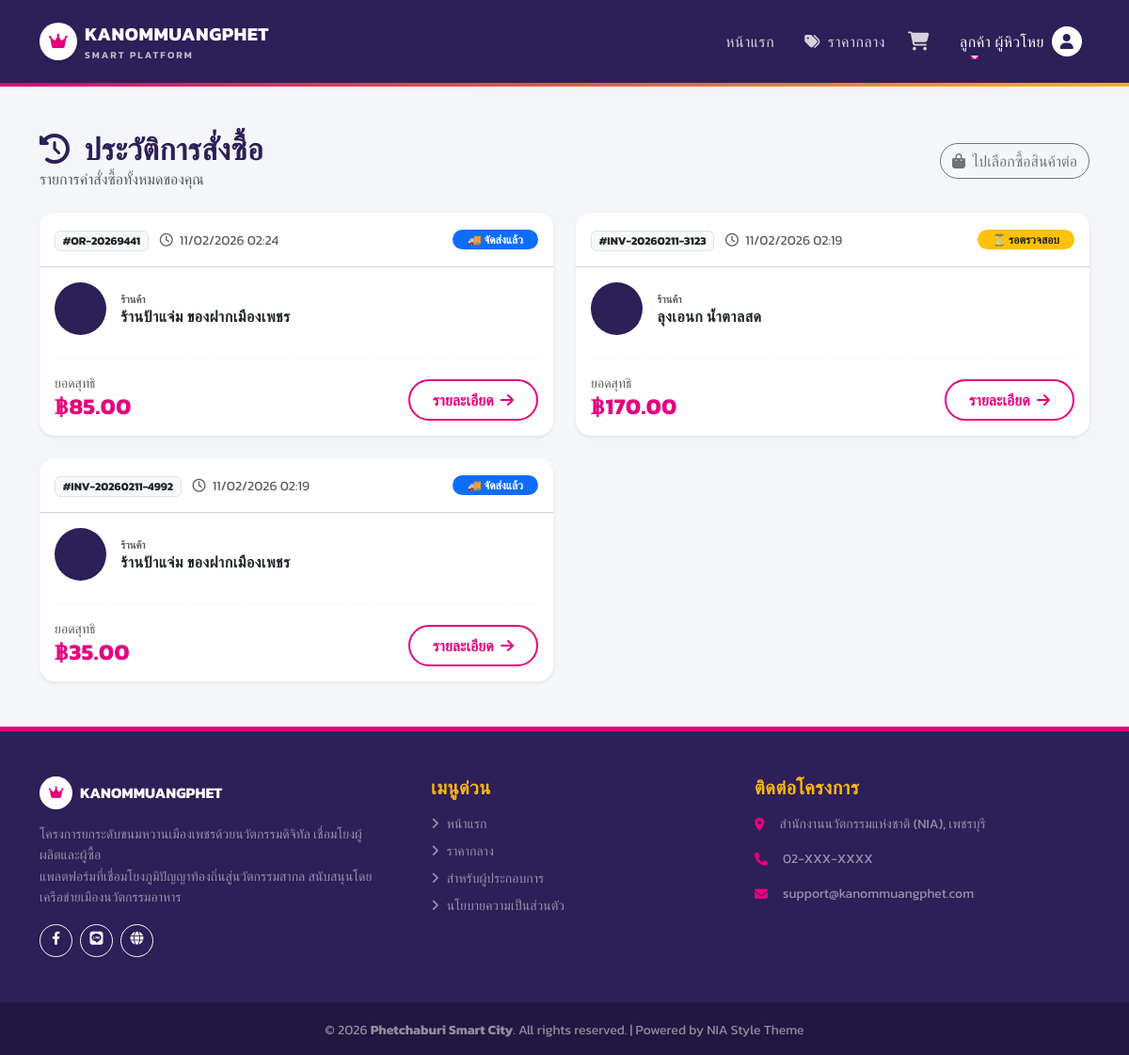
Page /my_orders.php (signed in) on the committed database.
### tables this page shows
CREATE TABLE `orders` (
  `id` int(11) NOT NULL,
  `order_no` varchar(20) NOT NULL COMMENT 'เลขที่ใบสั่งซื้อ เช่น OR-2024XXXX',
  `customer_id` int(11) NOT NULL COMMENT 'คนซื้อ (users.id)',
  `shop_id` int(11) NOT NULL COMMENT 'คนขาย (users.id)',
  `total_amount` decimal(10,2) NOT NULL,
  `status` enum('pending','paid','shipped','completed','cancelled') DEFAULT 'pending',
  `tracking_no` varchar(100) DEFAULT NULL,
  `slip_image` varchar(255) DEFAULT NULL COMMENT 'หลักฐานการโอน',
  `shipping_address` text COMMENT 'ที่อยู่จัดส่ง (Snapshot ณ เวลาสั่ง)',
  `created_at` timestamp NULL DEFAULT CURRENT_TIMESTAMP
);

CREATE TABLE `users` (
  `id` int(11) NOT NULL,
  `role` enum('user','shop','admin') DEFAULT 'user',
  `line_id` varchar(255) DEFAULT NULL COMMENT 'เก็บ User ID จาก LINE Login',
  `email` varchar(255) DEFAULT NULL COMMENT 'Login ปกติ',
  `password` varchar(255) DEFAULT NULL COMMENT 'Login ปกติ (ถ้าผ่าน LINE อาจว่างได้)',
  `fullname` varchar(255) DEFAULT NULL COMMENT 'ชื่อผู้ซื้อ หรือ ชื่อเจ้าของร้าน',
  `phone` varchar(20) DEFAULT NULL,
  `profile_image` varchar(255) DEFAULT NULL COMMENT 'รูปโปรไฟล์ / โลโก้ร้าน',
  `address` text COMMENT 'ที่อยู่จัดส่ง (User) หรือ ที่ตั้งร้าน (Shop)',
  `shop_name` varchar(255) DEFAULT NULL COMMENT 'ชื่อร้านค้า',
  `bank_name` varchar(100) DEFAULT NULL COMMENT 'ชื่อธนาคาร เช่น กสิกรไทย, ไทยพาณิชย์',
  `bank_account` varchar(50) DEFAULT NULL COMMENT 'เลขที่บัญชี',
  `bank_account_name` varchar(255) DEFAULT NULL COMMENT 'ชื่อบัญชี',
  `qrcode_image` varchar(255) DEFAULT NULL COMMENT 'รูป QR Code รับเงิน (promptpay)',
  `created_at` timestamp NULL DEFAULT CURRENT_TIMESTAMP,
  `updated_at` timestamp NULL DEFAULT CURRENT_TIMESTAMP ON UPDATE CURRENT_TIMESTAMP,
  `latitude` double DEFAULT NULL COMMENT 'ละติจูด',
  `longitude` double DEFAULT NULL COMMENT 'ลองจิจูด'
);

### function.php (called while the page is built, shortened)
<?php
function condb()
{
    global $config;
    $db_host = $config['database']['host'];
    $db_name = $config['database']['dbname'];
    $db_user = $config['database']['username'];
    $db_pass = $config['database']['password'];
    $charset = $config['database']['charset'];
    try {
        $dsn = "mysql:host=$db_host;dbname=$db_name;charset=$charset";
        $options = $config['database']['options'];
        $pdo = new PDO($dsn, $db_user, $db_pass, $options);
        return $pdo;
    } catch (PDOException $e) {
        die("Connection failed: " . $e->getMessage());
    }
}
function select($sql, $params = [])
{
    $pdo = condb();
    try {
        $stmt = $pdo->prepare($sql);
        $stmt->execute($params);
        return $stmt->fetchAll();
    } catch (PDOException $e) {
        return [];
    }
}

### my_orders.php (the view, shortened to what this page needs)
<?php
require_once 'config.php';
require_once 'function.php';
$user_id = $_SESSION['user_id'];
$sql = "SELECT o.*, s.shop_name, s.phone as shop_phone
        FROM orders o
        JOIN users s ON o.shop_id = s.id
        WHERE o.customer_id = ?
        ORDER BY o.created_at DESC";
$orders = select($sql, [$user_id]);
include 'includes/header.php';
include 'includes/navbar.php';
?>
<div class="container py-5">
    <div class="row align-items-center mb-4">
        <div class="col-md-6">
            <h2 class="fw-bold text-purple mb-0">
                <i class="fas fa-history me-2"></i> ประวัติการสั่งซื้อ
            </h2>
            <p class="text-muted mb-0">รายการคำสั่งซื้อทั้งหมดของคุณ</p>
        </div>
        <div class="col-md-6 text-md-end mt-3 mt-md-0">
            <a href="index.php" class="btn btn-outline-secondary rounded-pill">
                <i class="fas fa-shopping-bag me-1"></i> ไปเลือกซื้อสินค้าต่อ
            </a>
        </div>
    </div>
    <?php if (empty($orders)): ?>
        <div class="text-center py-5 bg-white shadow-sm rounded-4">
            <div class="mb-3">
                <div class="bg-light rounded-circle d-inline-flex p-4">
                    <i class="fas fa-clipboard-list fa-4x text-muted opacity-25"></i>
                </div>
            </div>
            <h4 class="fw-bold text-muted">คุณยังไม่มีรายการคำสั่งซื้อ</h4>
            <p class="text-muted mb-4">ลองเลือกขนมอร่อยๆ สักชิ้นไหม?</p>
            <a href="index.php" class="btn btn-nia btn-lg rounded-pill px-5 shadow-sm">
                <i class="fas fa-store me-2"></i> ไปหน้าแรก
            </a>
        </div>
    <?php else: ?>
        <div class="row g-4">
            <?php foreach ($orders as $order): ?>
                <div class="col-lg-6">
                    <div class="card border-0 shadow-sm rounded-4 h-100 overflow-hidden hover-card">
                        <div class="card-header bg-white py-3 d-flex justify-content-between align-items-center">
                            <div>
                                <span class="badge bg-light text-dark border fw-bold me-2">
                                    #<?= htmlspecialchars($order['order_no']) ?>
                                </span>
                                <small class="text-muted">
                                    <i class="far fa-clock me-1"></i> <?= date('d/m/Y H:i', strtotime($order['created_at'])) ?>
                                </small>
                            </div>
                            <?php
                                $status_info = [
                                    'pending'   => ['class' => 'warning text-dark', 'label' => '⏳ รอตรวจสอบ'],
                                    'paid'      => ['class' => 'info text-dark',    'label' => '💰 ชำระแล้ว'],
                                    'shipped'   => ['class' => 'primary',           'label' => '🚚 จัดส่งแล้ว'],
                                    'completed' => ['class' => 'success',           'label' => '✅ สำเร็จ'],
                                    'cancelled' => ['class' => 'danger',            'label' => '❌ ยกเลิก']
                                ];
                                $st = $status_info[$order['status']] ?? ['class' => 'secondary', 'label' => $order['status']];
                            ?>
                            <span class="badge bg-<?= $st['class'] ?> rounded-pill px-3">
                                <?= $st['label'] ?>
                            </span>
                        </div>
                        <div class="card-body">
                            <div class="d-flex align-items-center mb-4">
                                <div class="bg-purple bg-opacity-10 rounded-circle p-3 me-3">
                                    <i class="fas fa-store fa-lg text-purple"></i>
                                </div>
                                <div>
                                    <small class="text-muted d-block text-uppercase fw-bold" style="font-size: 0.7rem;">ร้านค้า</small>
                                    <h6 class="fw-bold mb-0 text-dark"><?= htmlspecialchars($order['shop_name']) ?></h6>
                                </div>
                            </div>
                            <hr class="border-dashed my-3">
                            <div class="d-flex justify-content-between align-items-end">
                                <div>
                                    <small class="text-muted d-block">ยอดสุทธิ</small>
                                    <h4 class="fw-bold text-magenta mb-0">฿<?= number_format($order['total_amount'], 2) ?></h4>
                                </div>
                                <a href="my_order_detail.php?id=<?= $order['id'] ?>" class="btn btn-outline-nia rounded-pill px-4 fw-bold shadow-sm">
                                    รายละเอียด <i class="fas fa-arrow-right ms-1"></i>
                                </a>
                            </div>
                        </div>
                    </div>
                </div>
            <?php endforeach; ?>
        </div>
    <?php endif; ?>
</div>
<?php include 'includes/footer.php'; ?>

### assets/style.css (style rules this page uses)
:root { --nia-magenta: #E6007E; --nia-purple: #2D1F57; --nia-gold: #FDB913; --nia-bg: #F4F6F9; --text-dark: #333333; --text-muted: #6c757d; }
body { font-family: 'Kanit', sans-serif; background-color: var(--nia-bg); color: var(--text-dark); -webkit-font-smoothing: antialiased; }
h1, h2, h3, h4, h5, h6 { font-weight: 600; color: var(--nia-purple); letter-spacing: -0.5px; }
a { text-decoration: none; transition: all 0.2s ease; }
.text-magenta { color: var(--nia-magenta) !important; }
.text-purple { color: var(--nia-purple) !important; }
.bg-purple { background-color: var(--nia-purple) !important; color: white; }
.btn-outline-nia { background-color: transparent; border: 2px solid var(--nia-magenta); color: var(--nia-magenta); border-radius: 50px; padding: 8px 24px; font-weight: 600; transition: all 0.3s ease; }
.card { border: none; background: white; transition: all 0.3s ease; }

### my_orders.php (style rules this page uses)
.hover-card { transition: transform 0.2s, box-shadow 0.2s; }
.border-dashed { border-style: dashed !important; border-color: #e0e0e0; }
.btn-outline-nia { color: var(--nia-magenta); border-color: var(--nia-magenta); }

### rows in the picture
orders: order_no "OR-20269441", created_at "11/02/2026 02:24", status "🚚 จัดส่งแล้ว", users.shop_name "ร้านป้าแจ่ม ของฝากเมืองเพชร", total_amount "85.00"
orders: order_no "INV-20260211-3123", created_at "11/02/2026 02:19", status "⏳ รอตรวจสอบ", users.shop_name "ลุงเอนก น้ำตาลสด", total_amount "170.00"
orders: order_no "INV-20260211-4992", created_at "11/02/2026 02:19", status "🚚 จัดส่งแล้ว", users.shop_name "ร้านป้าแจ่ม ของฝากเมืองเพชร", total_amount "35.00"

### other values in the picture
$_SESSION['user_name'] "ลูกค้า ผู้หิวโหย"
$config['app']['desc'] "โครงการยกระดับขนมหวานเมืองเพชรด้วยนวัตกรรมดิจิทัล เชื่อมโยงผู้ผลิตและผู้ซื้อ"
$config['contact']['address'] "สำนักงานนวัตกรรมแห่งชาติ (NIA), เพชรบุรี"
$config['contact']['phone'] "02-XXX-XXXX"
$config['contact']['email'] "support@kanommuangphet.com"
